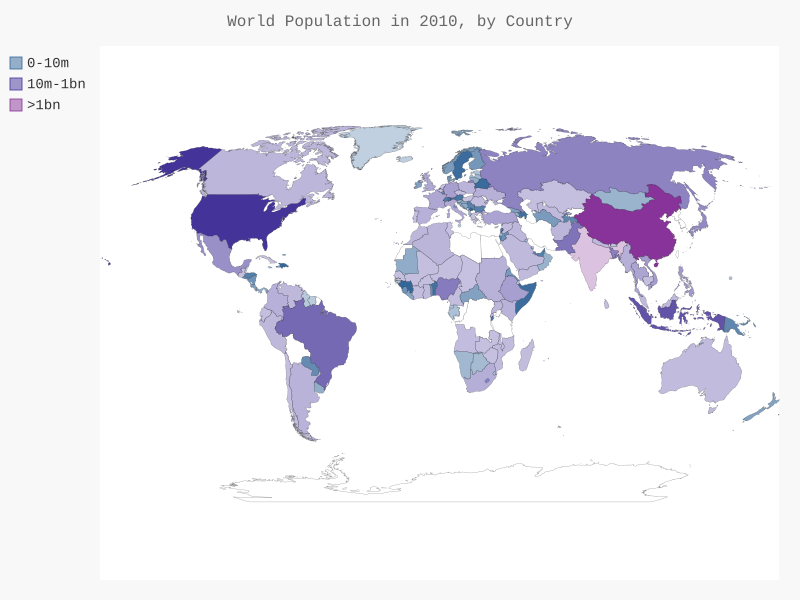

Generate this figure with Python:
import json
import pygal
from pygal.style import RotateStyle, LightColorizedStyle

from country_codes import get_country_code

# Load the data into a list.
filename = 'population_data.json'
with open(filename) as f:
    pop_data = json.load(f)

cc_populations = {}
for pop_dict in pop_data:
    if pop_dict['Year'] == '2010':
        country_name = pop_dict['Country Name']
        population = int(float(pop_dict['Value']))
        code = get_country_code(country_name)
        if code:
            cc_populations[code] = population
        else:
            print(country_name + ' has no matching code.')

# Group the countries into 3 population levels.
cc_pops_1 = {}
cc_pops_2 = {}
cc_pops_3 = {}
for cc, pop in cc_populations.items():
    if pop < 10000000:
        cc_pops_1[cc] = pop
    elif pop < 1000000000:
        cc_pops_2[cc] = pop
    else:
        cc_pops_3[cc] = pop

# See how many countries are in each level.
print(len(cc_pops_1), len(cc_pops_2), len(cc_pops_3))

wm_style = RotateStyle('#336699', base_style=LightColorizedStyle)
wm = pygal.maps.world.World(style=wm_style)
wm.title = 'World Population in 2010, by Country'
wm.add('0-10m', cc_pops_1)
wm.add('10m-1bn', cc_pops_2)
wm.add('>1bn', cc_pops_3)

wm.render_to_file('world_population.svg')
